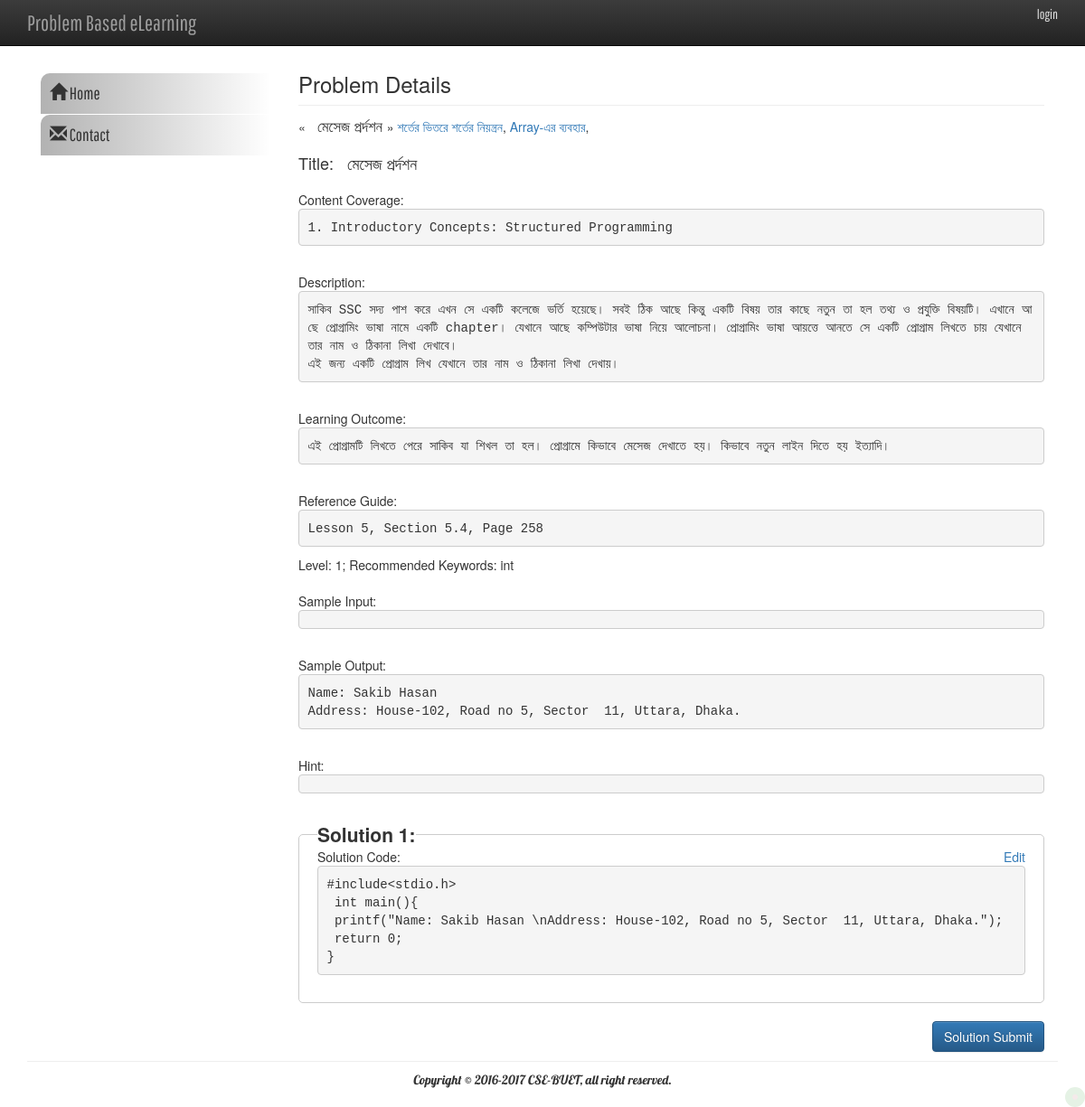
The page /c/Problem_list/single_view/1 on the database its author committed.
### tables this page shows
CREATE TABLE `c_problem` (
  `id` int(11) NOT NULL AUTO_INCREMENT,
  `title` varchar(255) NOT NULL,
  `description` mediumtext NOT NULL,
  `learning_outcome` mediumtext NOT NULL,
  `reference_guide` varchar(255) NOT NULL,
  `keywords` varchar(100) NOT NULL,
  `type` varchar(30) NOT NULL,
  `level` int(2) NOT NULL,
  `sample_input` mediumtext,
  `sample_output` mediumtext,
  `hint` mediumtext NOT NULL,
  `chapter_id` int(11) NOT NULL,
  `created_by` varchar(50) NOT NULL,
  `created_at` timestamp NOT NULL DEFAULT CURRENT_TIMESTAMP,
  `updated_at` timestamp NULL DEFAULT NULL,
  PRIMARY KEY (`id`)
);

CREATE TABLE `c_coverage` (
  `id` int(11) NOT NULL AUTO_INCREMENT,
  `title` varchar(100) NOT NULL,
  PRIMARY KEY (`id`)
);

CREATE TABLE `c_solution` (
  `id` int(11) NOT NULL AUTO_INCREMENT,
  `pid` int(11) DEFAULT NULL,
  `type` varchar(30) DEFAULT NULL,
  `solution_code` mediumtext NOT NULL,
  `submitted_by` varchar(50) NOT NULL,
  `created_at` timestamp NOT NULL DEFAULT CURRENT_TIMESTAMP,
  `updated_at` timestamp NULL DEFAULT NULL,
  PRIMARY KEY (`id`),
  KEY `pid` (`pid`),
  CONSTRAINT `c_solution_ibfk_1` FOREIGN KEY (`pid`) REFERENCES `c_problem` (`id`)
);

### application/controllers/c/Problem_list.php (called while the page is built, shortened)
<?php
class Problem_list extends CI_Controller {
	function __construct() {
		$this->load->model("c/Problem_list_model", "problem_list");
	}
	public function single_view($pid)
	{
		$data['single_problem'] = $this->problem_list->singleProblemView($pid);
		$data['solutions'] = $this->problem_list->singleProblemSolutionView($pid);
		$data['con_coverage'] = $this->problem_list->singleProblemContentCoverage($pid);
		$data['childes'] = $this->problem_list->getChildList($pid);
		$data['parent'] = $this->problem_list->getParentList($pid);
		$this->load->view('c/problem_list/single_problem_view', $data);
	}
}

### index.php (called while the page is built, shortened)
<?php
require_once BASEPATH.'core/CodeIgniter.php';

### application/models/c/Problem_list_model.php (called while the page is built, shortened)
<?php
class Problem_list_model extends CI_Model
{
    public function singleProblemView($pid)
    {
        $this->db->select("*");
        $this->db->from("c_problem");
        $this->db->where('id', $pid);
        $query = $this->db->get();
        return $result = $query->result();
    }
    public function singleProblemSolutionView($pid)
    {
        $this->db->select("*");
        $this->db->from("c_solution");
        $this->db->where('pid', $pid);
        $query = $this->db->get();
        return $result = $query->result();
    }
    public function singleProblemContentCoverage($pid)
    {
        $this->db->select("p.id, c.title");
        $this->db->from("c_problem p, c_problem_coverage pc, c_coverage c");
        $this->db->where('p.id', $pid);
        $this->db->where('p.id=pc.pid');
        $this->db->where('pc.cid=c.id');
        $query = $this->db->get();
        return $result = $query->result();
    }
    public function getChildList($pid)
    {
        $this->db->select("p.id, p.title");
        $this->db->from("c_child_problem c, c_problem p");
        $this->db->where('c.pid', $pid);
        $this->db->where('c.child_id=p.id');
        $query = $this->db->get();
        return $result = $query->result();
    }
    public function getParentList($pid)
    {
        $this->db->select("p.id, p.title");
        $this->db->from("c_parent_problem c, c_problem p");
        $this->db->where('c.pid', $pid);
        $this->db->where('c.parent_id=p.id');
        $query = $this->db->get();
        return $result = $query->result();
    }
}

### application/views/c/problem_list/single_problem_view.php (the view, shortened to what this page needs)
<div class="col-md-9 col-sm-8 col-xs-12">
    <h3>Problem Details</h3>
    <hr>
    &laquo; <big><?php echo $single_problem[0]->title; ?> </big> &raquo;
    <?php for ($i = 0; $i < count($parent); ++$i) { ?>
        <a href="<?=base_url();?>c/Problem_list/single_view/<?php echo $parent[$i]->id;?>"><?php echo $parent[$i]->title;?></a>,
    <?php } ?>
    <br>
    <br>
    <h4>Title: <?php echo $single_problem[0]->title; ?></h4>
    <br>
<p>Content Coverage:<pre>
<?php for ($i = 0; $i < count($con_coverage); ++$i) { ?>
<?php echo $i+1?>. <?php echo ($con_coverage[$i]->title) ?>
<?php } ?>
</pre></p>
    <br>
    <p>Description: <pre><?php echo $single_problem[0]->description; ?></pre></p>
    <br>
    <p>Learning Outcome: <pre><?php echo $single_problem[0]->learning_outcome; ?></pre></p>
    <br>
    <p>Reference Guide: <pre><?php echo $single_problem[0]->reference_guide; ?></pre></p>
    <p>Level: <?php echo $single_problem[0]->level;?>; Recommended Keywords: <?php echo $single_problem[0]->keywords; ?></p>
    <br>
    <p>Sample Input: <pre><?php echo $single_problem[0]->sample_input; ?></pre></p>
    <br>
    <p>Sample Output: <pre><?php echo $single_problem[0]->sample_output; ?></pre></p>
    <br>
    <p>Hint: <pre><?php echo $single_problem[0]->hint; ?></pre></p>
    <br>
    <?php for ($i = 0; $i < count($solutions); ++$i) { ?>
        <fieldset>
            <legend><b>Solution <?php echo $i+1?>:</b></legend>
            <p class="width-100p">Solution Code: <a class="pull-right print-none" href="<?=base_url();?>c/Problem_list/solution_edit/<?php echo $solutions[$i]->id;?>?title=<?php echo $single_problem[0]->title; ?>">Edit</a><pre><xmp><?php echo $solutions[$i]->solution_code; ?></xmp></pre></p>
            <br>
        </fieldset>
    <?php } ?>
    <a class="btn btn-primary pull-right print-none" href="<?=base_url();?>c/Problem_list/solution_submit_view?pid=<?php echo $single_problem[0]->id; ?>&title=<?php echo $single_problem[0]->title; ?>&type=<?php echo $single_problem[0]->type; ?>">Solution Submit</a>
</div>

### assets/css/main.css (style rules this page uses)
* { margin:0; padding:0; }
:link,:visited { text-decoration: none; }
h1,h2, h3, h4, h5, p { margin:0; }
hr { margin: 10px 0; }
fieldset { border: solid 1px #ccc; padding: 0 20px; -webkit-border-radius: 5px; -moz-border-radius: 5px; border-radius: 5px; margin-bottom: 20px; }
legend { border: none; display: inline !important; margin-bottom: 0; width: auto; }
.width-100p { width: 100% !important; }
pre { white-space: pre-wrap; white-space: -moz-pre-wrap; white-space: -pre-wrap; white-space: -o-pre-wrap; word-wrap: break-word; font-size: 14px; }

### application/views/c/common/header.php (style rules this page uses)
body { padding-top: 80px; padding-bottom: 20px; }

### rows shown on the page
c_problem: title "মেসেজ প্রর্দশন", c_coverage.title "Introductory Concepts: Structured Programming", description "সাকিব SSC সদ্য পাশ করে এখন সে একটি কলেজে ভর্তি হয়েছে। সবই ঠিক আছে কিন্তু একটি বিষয় তার কাছে নতুন তা হল তথ্য ও প্রযুক্তি বিষয়টি। এখানে আছে প্রোগ্রামিং ভাষা নামে একটি chapter। যেখানে আছে কম্পিউটার ভাষা নিয়ে আলোচনা। প্রোগ্রামিং ভাষা আয়ত্তে আনতে সে একটি প্রোগ্রাম লিখতে চায় যেখানে তার নাম ও ঠিকানা লিখা দেখাবে। এই জন্য একটি প্রোগ্রাম লিখ যেখানে তার নাম ও ঠিকানা লিখা দেখায়।", learning_outcome "এই প্রোগ্রামটি লিখতে পেরে সাকিব যা শিখল তা হল। প্রোগ্রামে কিভাবে মেসেজ দেখাতে হয়। কিভাবে নতুন লাইন দিতে হয় ইত্যাদি।", reference_guide "Lesson 5, Section 5.4, Page 258", level "1", keywords "int", sample_output "Name: Sakib Hasan Address: House-102, Road no 5, Sector 11, Uttara, Dhaka."
c_problem: title "শর্তের ভিতরে শর্তের নিয়ন্ত্রন"
c_problem: title "Array-এর ব্যবহার"
